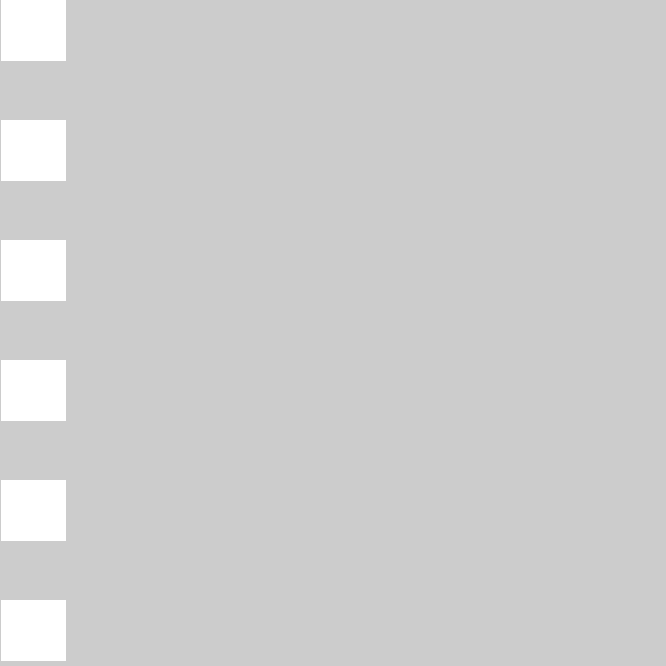
Frame 1 (no input)
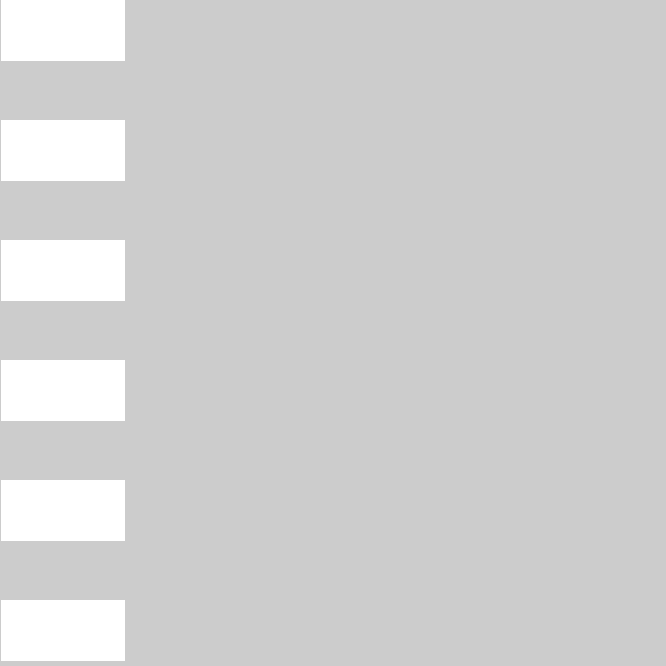
Frame 60 (the mouse pressed at the canvas centre just before this capture)
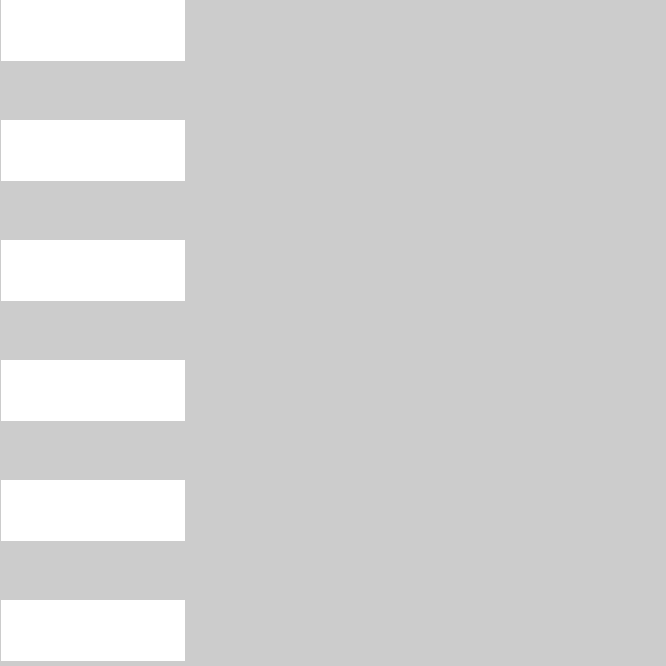
Frame 120 (the mouse held since frame 60 and released just before this capture)

The Processing sketch that drew these frames (run headless with seeded random() and noise(); from frame 60 on, the mouse is pressed at the canvas centre):

// Processing sketch: processing_54997
// ── processing_54997.pde

int h = height;            // lets height = h
int w = width;             // lets width = w

void setup (){
  size(666,666);            // size of the window
  stroke(255);              // colour of the box
  frameRate(640);           // frame rate
    
}

float x = 0;                // initial x location of the rectangle
float y = 0;                // initial y location of the rectangle

void draw () {
    
  int w = 64;               // width of the rectangle
  int h = 60;               // height of the rectangle
  
  x = x+1;                  // distance the box moves each frame
  if (x > (666-w)) {        // when the box hits the edge of the frame
    x = (0);                // keeps the box against the right edge
    y = (0);                // moves box down right edge
  }

rect (x, y, w, h);          // draws the rectangle
rect (x, y+(2*h), w, h);    // draws the next rectangle down...
rect (x, y+(4*h), w, h);    // ... and so on
rect (x, y+(6*h), w, h);
rect (x, y+(8*h), w, h);
rect (x, y+(10*h), w, h);
rect (x, y+(12*h), w, h);
rect (x, y+(14*h), w, h);
rect (x, y+(16*h), w, h);
  
}
